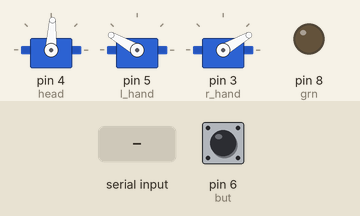
Bench run of a sketch on a simulated Arduino Uno, built with avr-gcc and run on an emulated ATmega328P. Shown: 3 × servo, output pins drawn as LEDs (lit = HIGH). The test bench sets the inputs (shaded band); at power-on: pin 6 (but) LOW. Pins used as bus, display or sensor lines are not drawn.

Above: at 1.2 s.
1.3 s: "h" received over Serial
At 1.9 s:
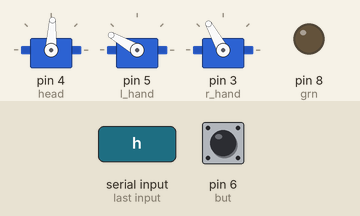
4.3 s: "u" received over Serial
At 5.5 s:
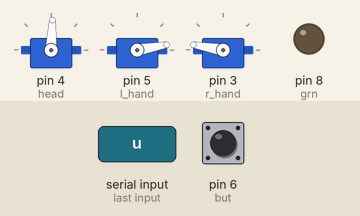
7.3 s: "l" received over Serial
At 9.0 s:
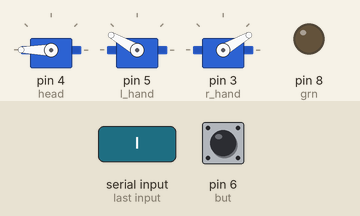
10.3 s: "U" received over Serial
At 10.84 s:
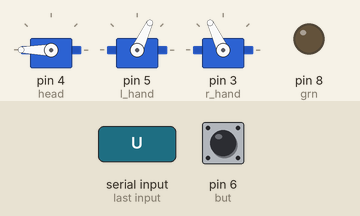
13.3 s: "c" received over Serial
At 14.9 s:
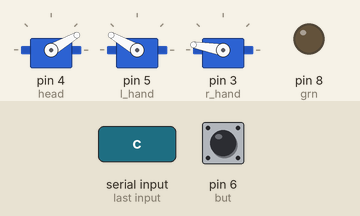
Timing chart, 0 to 20.1 s (numbered marks = the images above; inputs shaded):
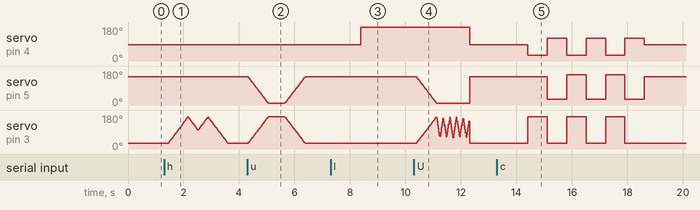

The sketch:

robot.ino
```cpp
#include<Servo.h>

Servo head;
Servo l_hand;
Servo r_hand;
short but = 6;
short vcc = 7;
short grn = 8;
short buttonState;

// received data
byte val = "";
void setup() {
  // put your setup code here, to run once:
  head.attach(4);
  l_hand.attach(5);
  r_hand.attach(3);
  Serial.begin(9600); // for communicating via serial port with Python
  pinMode(but, INPUT);
  digitalWrite(vcc, HIGH);
  digitalWrite(grn, LOW);
  pinMode(vcc, OUTPUT);
  pinMode(grn, OUTPUT);
}
void standby() {
  // all motors to these positions
  head.write(87);
  int r_pos = 30;
  int l_pos = map(r_pos, 0, 180, 180, 0);
  l_hand.write(l_pos);
  r_hand.write(r_pos);
}
void hi() {
  // all motors to these positions
  head.write(87);
  int i = 0;
  for (i = 30; i <= 170; i++) {
    r_hand.write(i);
    delay(5);
  }
  for (i = 170; i >= 100; i--) {
    r_hand.write(i);
    delay(5);
  }
  for (i = 100; i <= 170; i++) {
    r_hand.write(i);
    delay(5);
  }
  for (i = 170; i >= 30; i--) {
    r_hand.write(i);
    delay(5);
  }
  standby();
}
void hands_up() {
  // do this on every command (nothing much just move hands a bit)
  //head.write(150);
  //delay(300);
  //head.write(90);
  int i = 0;
  for (i = 30; i <= 170; i++) {
    int r_pos = i;
    int l_pos = map(r_pos, 0, 180, 180, 0);
    l_hand.write(l_pos);
    r_hand.write(r_pos);
    delay(5);
  }
  delay(600);
  for (i = 170; i >= 30; i--) {
    int r_pos = i;
    int l_pos = map(r_pos, 0, 180, 180, 0);
    l_hand.write(l_pos);
    r_hand.write(r_pos);
    delay(5);
  }
}

void look_left() {
  // rotate hed to left
  head.write(180);
}
void confused() {
  for (int count = 0; count <= 2; count++) {
    head.write(30);
    r_hand.write(170);
    delay(700);
    r_hand.write(30);
    head.write(120);
    l_hand.write(30);
    delay(700);
    l_hand.write(160);
  }
  standby();
}

void r_upper_cut() {
  // make right upper-cut
  int i = 0;
  for (i = 30; i <= 170; i++) {
    int r_pos = i;
    int l_pos = map(r_pos, 0, 180, 180, 0);
    l_hand.write(l_pos);
    r_hand.write(r_pos);
    delay(5);
  }
  for (int count = 0; count <= 4; count++) {
    int i = 0;
    for (i = 170; i >= 60; i--) {
      r_hand.write(i);
      delay(1);
    }
    for (i = 60; i <= 170; i++) {
      r_hand.write(i);
      delay(1);
    }
  }
  standby();
  delay(100);
}


void loop() {
  // put your main code here, to run repeatedly:
  standby();
  buttonState = digitalRead(but);
  if (buttonState == HIGH)
  {
    Serial.println("on");
  }
  while (Serial.available() > 0) //look for serial data available or not
  {
    val = Serial.read();        //read the serial value
    if (val == 'h') {
      // do hi
      hi();
    }
    if (val == 'u') {
      hands_up();
      delay(2000);
    }
    if (val == 'l') {
      standby();
      look_left();
      delay(2000);
    }
    if (val == 'U') {
      r_upper_cut();
      delay(2000);
    }
    if (val == 'c') {
      confused();
      delay(2000);
    }
  }
  delay(180);
}
```

Measured:
- after the input at 4.3 s, servo on pin 3 (r_hand): rises from 30° to 170° in 0.73 s, then falls to 30° in 1.3 s
- after the input at 7.3 s, servo on pin 4 (head): 87° → 180° after 1.1 s
- after the input at 13.3 s, servo on pin 4 (head): 87° → 30° after 1.1 s, then repeats every 1.4 s: 120° 0.70 s, 30° 0.70 s; servo on pin 5 (l_hand): 150° → 30° after 1.8 s, then repeats every 1.4 s: 160° 0.70 s, 30° 0.70 s; servo on pin 3 (r_hand): alternates 170° for 0.70 s and 30° for 0.70 s, 6 changes in all, then stays 30°, starting after 1.1 s
